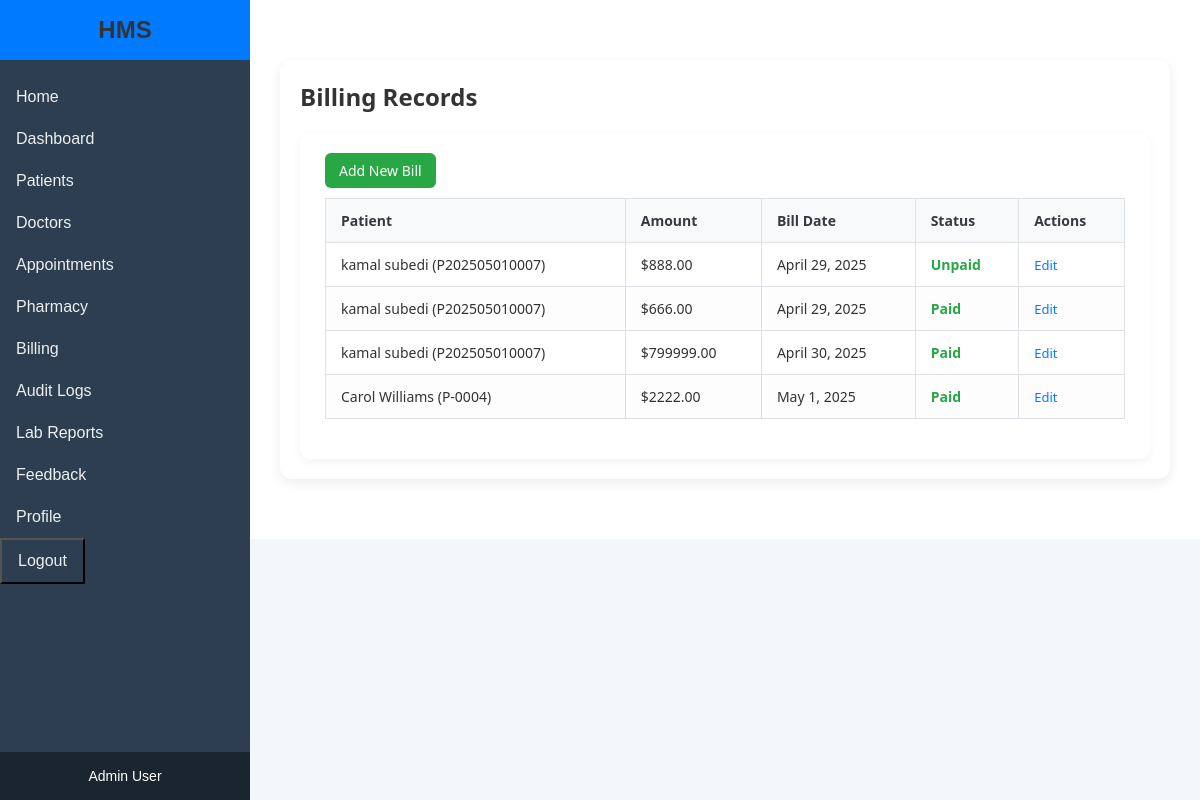
Page /billing/ (signed in) on the committed database.
### core/models.py (models this page shows, shortened)
class Billing(models.Model):
    patient = models.ForeignKey(Patient, on_delete=models.CASCADE)
    amount = models.DecimalField(max_digits=10, decimal_places=2)
    bill_date = models.DateField(default=timezone.now)
    is_paid = models.BooleanField(default=False)
    description = models.TextField(blank=True, null=True)

class Patient(models.Model):
    MARITAL_STATUS_CHOICES = [
        ('S', 'Single'),
        ('M', 'Married'),
        ('D', 'Divorced'),
        ('W', 'Widowed'),
    ]
    GENDER_CHOICES = [
        ('M', 'Male'),
        ('F', 'Female'),
        ('O', 'Other'),
    ]
    BLOOD_GROUP_CHOICES = [
        ('A+', 'A+'),
        ('A-', 'A-'),
        ('B+', 'B+'),
        ('B-', 'B-'),
        ('AB+', 'AB+'),
        ('AB-', 'AB-'),
        ('O+', 'O+'),
        ('O-', 'O-'),
]
    RELATIONSHIP_CHOICES = [
        ('SPOUSE', 'Spouse'),
        ('PARENT', 'Parent'),
        ('CHILD', 'Child'),
        ('SIBLING', 'Sibling'),
        ('OTHER', 'Other'),
    ]
    patient_id = models.CharField(max_length=20, unique=True,editable=False)
    first_name = models.CharField(max_length=50)
    last_name = models.CharField(max_length=50)
    date_of_birth = models.DateField()
    gender = models.CharField(max_length=1, choices=GENDER_CHOICES)
    marital_status = models.CharField(max_length=1, choices=MARITAL_STATUS_CHOICES)
    nationality = models.CharField(max_length=50)
    primary_phone = models.CharField(max_length=15)
    address_street = models.CharField(max_length=100)
    address_city = models.CharField(max_length=50)
    address_state = models.CharField(max_length=50)
    address_postal = models.CharField(max_length=10)
    address_country = models.CharField(max_length=50)
    permanent_address_same = models.BooleanField(default=True)
    permanent_street = models.CharField(max_length=100, blank=True, null=True)
    permanent_city = models.CharField(max_length=50, blank=True, null=True)
    permanent_state = models.CharField(max_length=50, blank=True, null=True)
    permanent_postal = models.CharField(max_length=10, blank=True, null=True)
    permanent_country = models.CharField(max_length=50, blank=True, null=True)
    emergency_contact_name = models.CharField(max_length=100)
    emergency_contact_relationship = models.CharField(max_length=20, choices=RELATIONSHIP_CHOICES)
    emergency_contact_phone = models.CharField(max_length=15)
    blood_group = models.CharField(
        max_length=3,
        choices=BLOOD_GROUP_CHOICES,
        blank=True,
        null=True,
        help_text="Select a valid blood group"
    )
    consent_for_treatment = models.BooleanField(default=False)
    doctor = models.ForeignKey('Doctor', on_delete=models.SET_NULL, null=True, blank=True)
    created_at = models.DateTimeField(default=timezone.now) #testcheck
    allergies = models.TextField(blank=True, default='None')
    chronic_conditions = models.TextField(blank=True, default='None')
    current_medications = models.TextField(blank=True, default='None')
    insurance_provider = models.CharField(max_length=100, blank=True, default='Self-Pay')
    insurance_policy_number = models.CharField(max_length=50, blank=True)
    middle_name = models.CharField(max_length=100,blank=True)
    secondary_phone = models.CharField(max_length=15,blank=True)
    billing_address_same = models.BooleanField(default=False)
    email = models.EmailField()
    def __str__(self):
        return f"{self.first_name} {self.last_name} ({self.patient_id})"

### core/views.py (the view)
# urls.py: path('billing/', views.billing_list, name='billing_list'),
@login_required
@user_passes_test(is_admin)
def billing_list(request):
    bills = Billing.objects.all()
    return render(request, 'billing_list.html', {'bills': bills})

### core/views.py (called while the page is built)
def is_admin(user):
    return user.groups.filter(name='Admin').exists()

### templates/billing_list.html (shortened to what this page needs)
{% extends 'base.html' %}
{% block content %}
    <div class="content-wrapper">
        <h2 class="dashboard-title">Billing Records</h2>
        <div class="dashboard-section">
            <div class="section-content">
                <a href="{% url 'add_billing' %}" class="action-button">Add New Bill</a>
                <table class="dashboard-table">
                    <thead>
                        <tr>
                            <th>Patient</th>
                            <th>Amount</th>
                            <th>Bill Date</th>
                            <th>Status</th>
                            <th>Actions</th>
                        </tr>
                    </thead>
                    <tbody>
                        {% for bill in bills %}
                            <tr>
                                <td>{{ bill.patient }}</td>
                                <td>${{ bill.amount }}</td>
                                <td>{{ bill.bill_date }}</td>
                                <td>{{ bill.is_paid|yesno:"Paid,Unpaid" }}</td>
                                <td>
                                    <a href="{% url 'update_billing' bill.id %}" class="action-link">Edit</a>
                                </td>
                            </tr>
                        {% empty %}
                            <tr>
                                <td colspan="5">No bills found.</td>
                            </tr>
                        {% endfor %}
                    </tbody>
                </table>
            </div>
        </div>
    </div>
{% endblock %}

### templates/base.html (shortened to what this page needs)
<!DOCTYPE html>
<html lang="en">
<head>
    {% load static %}
    <link rel="stylesheet" href="{% static 'css/style.css' %}">
</head>
<body>
    <div class="container">
        <aside class="sidebar">
            <div class="sidebar-header">
                <h2>HMS</h2>
            </div>
            <nav class="sidebar-nav">
                <a href="{% url 'home' %}" class="sidebar-link">Home</a>
                {% if user.is_authenticated %}
                    <a href="{% url 'dashboard' %}" class="sidebar-link">Dashboard</a>
                    <a href="{% url 'patient_list' %}" class="sidebar-link">Patients</a>
                    {% if user.groups.all.0.name == 'Admin' %}
                        <a href="{% url 'doctor_list' %}" class="sidebar-link">Doctors</a>
                    {% endif %}
                    <a href="{% url 'appointment_list' %}" class="sidebar-link">Appointments</a>
                    {% if user.groups.all.0.name == 'Admin' %}
                        <a href="{% url 'medicine_list' %}" class="sidebar-link">Pharmacy</a>
                        <a href="{% url 'billing_list' %}" class="sidebar-link">Billing</a>
                        <a href="{% url 'audit_log_list' %}" class="sidebar-link">Audit Logs</a>
                    {% endif %}
                    <a href="{% url 'lab_report_list' %}" class="sidebar-link">Lab Reports</a>
                    <a href="{% url 'feedback_list' %}" class="sidebar-link">Feedback</a>
                    <a href="{% url 'profile' %}" class="sidebar-link">Profile</a>
                    <button onclick="document.getElementById('logout-form').submit()" class="sidebar-link sidebar-button">Logout</button>
                {% else %}
                    <a href="{% url 'login' %}" class="sidebar-link">Login</a>
                {% endif %}
            </nav>
            <div class="sidebar-footer">
                <p>{{ user.groups.all.0.name|default:"Guest" }} User</p>
            </div>
        </aside>
        <main class="main-content">
            {% block content %}
            {% endblock %}
        </main>
    </div>
</body>
</html>

### static/css/style.css (style rules this page uses)
* { margin: 0; padding: 0; box-sizing: border-box; }
body { font-family: 'Arial', sans-serif; background-color: #f4f7fa; color: #333; }
h2, h3 { color: #333; }
.sidebar { width: 250px; background-color: #2c3e50; color: white; display: flex; flex-direction: column; position: fixed; height: 100%; z-index: 1000; transition: width 0.3s ease; }
.sidebar-header { padding: 1rem; background: #007bff; color: white; text-align: center; }
.sidebar-header h2 { margin: 0; font-size: 1.5rem; }
.sidebar-nav { flex: 1; padding: 1rem 0; }
.sidebar-link { display: block; padding: 0.75rem 1rem; color: #ecf0f1; text-decoration: none; font-size: 1rem; transition: background 0.2s; }
.sidebar-footer { padding: 1rem; background-color: #1a252f; font-size: 14px; text-align: center; }
.main-content { flex-grow: 1; padding: 30px; background-color: #fff; margin-left: 250px; overflow-y: auto; transition: margin-left 0.3s ease; }
.dashboard-title { font-size: 24px; font-weight: 600; margin-bottom: 20px; color: #333; }
.dashboard-section { background-color: #fff; padding: 20px 25px; border-radius: 10px; box-shadow: 0 3px 10px rgba(0, 0, 0, 0.05); }
.section-content { display: flex; justify-content: space-between; align-items: center; flex-wrap: wrap; margin-bottom: 20px; }
.action-button { background-color: #28a745; color: #fff; padding: 8px 14px; text-decoration: none; border-radius: 6px; font-size: 14px; transition: background-color 0.3s ease; }
.dashboard-table { width: 100%; border-collapse: collapse; margin-top: 10px; }
.dashboard-table th, .dashboard-table td { padding: 12px 15px; border: 1px solid #dee2e6; text-align: left; font-size: 14px; }
.dashboard-table th { background-color: #f8f9fa; font-weight: 600; color: #343a40; }
.dashboard-table tr:nth-child(even) { background-color: #fdfdfd; }
.dashboard-table td:nth-child(4) { font-weight: 600; color: #28a745; }
.action-link { color: #007bff; text-decoration: none; font-weight: 500; font-size: 13px; }
.content-wrapper { max-width: 1200px; margin: 30px auto; padding: 20px; background-color: #ffffff; border-radius: 12px; box-shadow: 0 4px 12px rgba(0,0,0,0.08); font-family: 'Segoe UI', sans-serif; }
.sidebar-button { background:#2c3e50;; }

### rows in the picture
Billing: patient "kamal subedi (P202505010007)", amount "888.00", bill_date "April 29, 2025", is_paid "Unpaid"
Billing: patient "kamal subedi (P202505010007)", amount "666.00", bill_date "April 29, 2025", is_paid "Paid"
Billing: patient "kamal subedi (P202505010007)", amount "799999.00", bill_date "April 30, 2025", is_paid "Paid"
Billing: patient "Carol Williams (P-0004)", amount "2222.00", bill_date "May 1, 2025", is_paid "Paid"

### other values in the picture
{{ user.groups.all.0.name|default:"Guest" }} "Admin"
